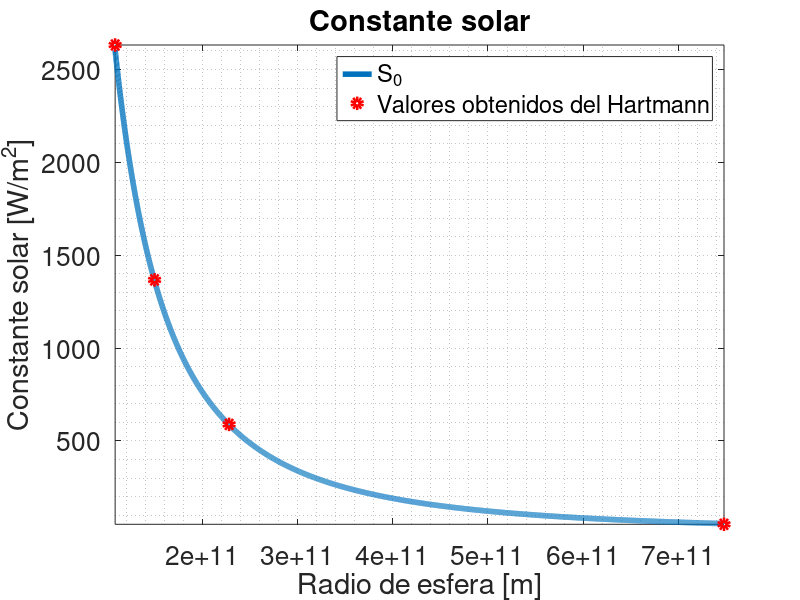
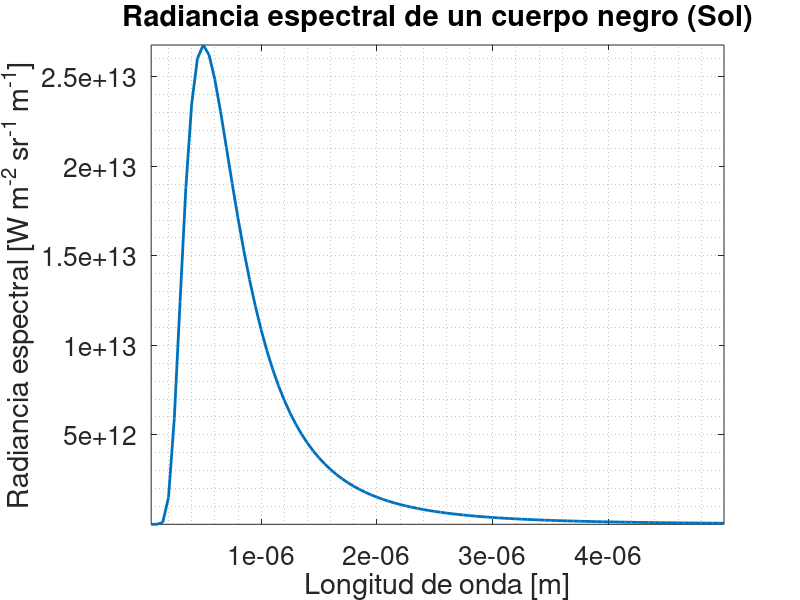
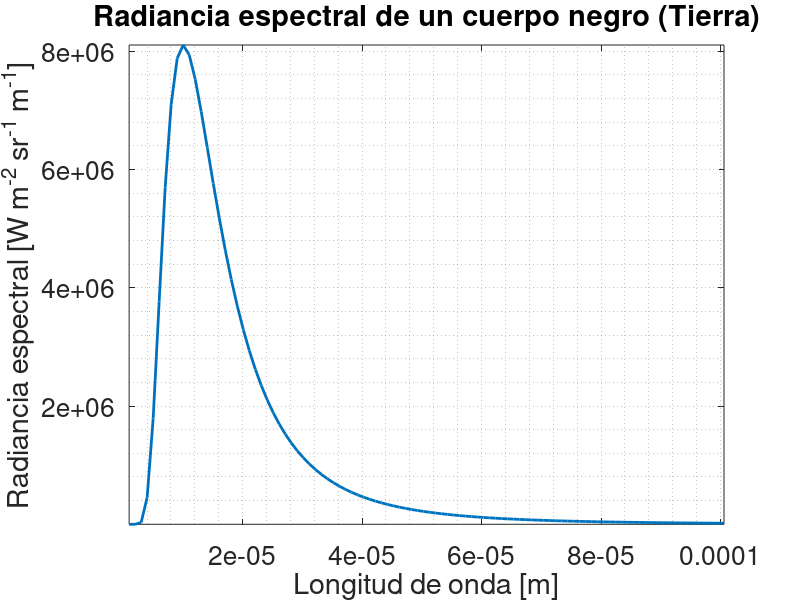
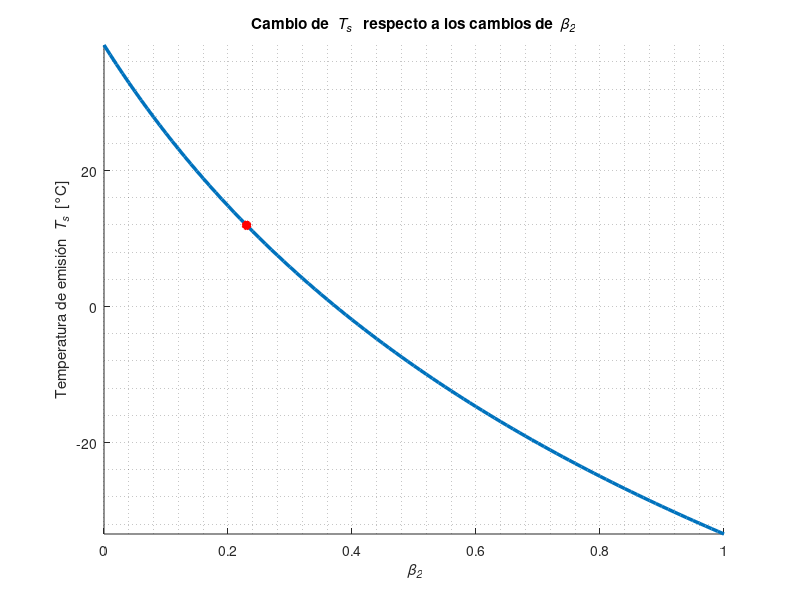

These charts were generated, in order, by the following MATLAB code: (Note: this script raises an error after producing the figures.)
%% Práctica 2
%
clc
clear
close all
%
%% Cálculo de constanse solar
% Constante solar
%
rsv = 1.0820e+11; % 108200000000 [m] Sol-Venus
rse = 1.4960e+11; % 149597870700 [m] Sol-Tierra
rsm = 2.2794e+11; % 227940000000 [m] Sol-Marte
rsj = 5*rse; % Sol-Jupiter
radios = [rsv rse rsm rsj];
%
r = rsv:100000000:rsj;
%
sigma = 5.67e-8; % [W / (m^2 * K^4)]
Ts = 5772; % [K]
rs = 696e6; % [m] %radio de Sol
%
irradiancia = sigma*(Ts^4);
flujo = irradiancia*4*pi*(rs^2);
%
S_0 = flujo./(4.*pi.*(r.^2));
%
S_0_hartmann = [2632 1367 589 51];
%
%
plot(r, S_0, 'linewidth',4)
hold on
title('Constante solar')
xlabel('Radio de esfera [m]')
ylabel('Constante solar [W/m^2]')
plot(radios,S_0_hartmann,'or','linewidth',4)
axis tight
grid minor
set(gca,'FontSize',19)
legend('S_0','Valores obtenidos del Hartmann')
%
%% Temperaturas de emisión (sin efecto invernadero)
% Distancias a todos los planetas [m]: (Hartmann)
%
d_mercurio = 58e9;
d_venus    = 108e9;
d_tierra   = 150e9; %Tierra
d_marte    = 228e9;
d_jupiter  = 778e9;
d_saturno  = 1430e9;
d_urano    = 2878e9;
d_neptuno  = 4510e9;
des = [d_mercurio d_venus d_tierra d_marte d_jupiter d_saturno d_urano d_neptuno];
S_0_planetas = flujo./(4.*pi.*(des.^2));
I_d = S_0_planetas/4; %radiación solar incidente [W/m^2] 
%
% Albedos planetarios de todos los planetas [0-1]: (Hartmann)
alpha_mercurio = 0.1;
alpha_venus    = 0.65;
alpha_tierra   = 0.29;
alpha_marte    = 0.15;
alpha_jupiter  = 0.52;
alpha_saturno  = 0.47;
alpha_urano    = 0.50;
alpha_neptuno  = 0.40;
alphas = [alpha_mercurio alpha_venus alpha_tierra alpha_marte alpha_jupiter alpha_saturno alpha_urano alpha_neptuno];
%
E_planeta = I_d.*(1-alphas);
T_e_planeta = (E_planeta/sigma).^(1/4)-273.15;
%
% % % %  = 162.3243 %Mercurio
% % % %  = -21.1381 %Venus
% % % %  = -17.9475 %Tierra
% % % %  = -56.6274 %Marte
% % % %  = -171.5400 %Jupiter
% % % %  = -196.3225 %Saturno
% % % %  = -219.7781 %Urano
% % % %  = -228.5263 %Neptuno
%
%% radiancia espectral
%
h = 6.625*10^(-34); %cte de Planck [J s]
kb = 1.38*10^(-23); %cte de boltzmann [J K-1]
c = 3*10^8; %velocidad de la luz [m s-1]
T1 = 15+273.15; %temperatura de emisión K % Tierra
T2 = 5800; % Sol
%corrimiento de Wien
lmaxi1 = (2898*10^(-6))/T1 %en metros
lambda1 = linspace(lmaxi1*0.1,lmaxi1*10); %metros
lmaxi2 = (2898*10^(-6))/T2 %en metros
lambda2 = linspace(lmaxi2*0.1,lmaxi2*10); %metros
%Radiancia en función de la longitud de onda
radesp1 = (2*h*c^2)./((lambda1.^5).*(exp((h.*c)./(lambda1.*kb.*T1))-1)); %[W m-2 sr-1 m-1]
radesp2 = (2*h*c^2)./((lambda2.^5).*(exp((h.*c)./(lambda2.*kb.*T2))-1)); %[W m-2 sr-1 m-1]
%
figure()
plot(lambda2, radesp2, 'linewidth',2)
hold on
title('Radiancia espectral de un cuerpo negro (Sol)')
xlabel('Longitud de onda [m]')
ylabel('Radiancia espectral [W m^{-2} sr^{-1} m^{-1}]')
axis tight
grid minor
set(gca,'FontSize',19)
%
figure()
plot(lambda1, radesp1, 'linewidth',2)
hold on
title('Radiancia espectral de un cuerpo negro (Tierra)')
xlabel('Longitud de onda [m]')
ylabel('Radiancia espectral [W m^{-2} sr^{-1} m^{-1}]')
axis tight
grid minor
set(gca,'FontSize',19)
%
%% Efecto de los gases de efecto invernadero
%
% Jugar con los cambios del parámetro asociado al efecto invernadero
auxiliar = 0;
for beta_2 = [0:0.01:1]
sigma   = 5.67e-8; % cte de stefan-boltzmann [W/m^2K^4]
alpha_1 = 0.22; % albedo atmósfera (hacia arriba): factor reflejado por la atm
alpha_2 = 0.09; % albedo tierra (hacia arriba): factor reflejado por la tierra
beta_1  = 0.50; % factor transmitido hacia la tierra
% beta_2  = 0.23; % factor transmitido por la atm desde la tierra (gases)
% Ahora, los fenómenos físicos. En [W/m^2]
I  = 342; % RADIACIÓN SOLAR INCIDENTE % Hartmann = 340
R1 = alpha_1*I; % Reflejado por la ATM
T1 = beta_1*I; % Transmitido por la ATM hacia abajo
R2 = alpha_2*T1; % Reflejado por la superficie
T2 = beta_1*R2; % Transmitido por la ATM hacia arriba (del reflejado)
%
A1 = I-R1-T1+R2-T2; % Absorbido por la ATM
A2 = T1-R2; % Absorbido por la superficie
% Luego se pueden calcular E1 y E2, pero tienen interdependencia:
% E1 = A1+(1-beta_2)*E2; % Emitido por la ATM (1)
% E2 = A2+0.65*E1 % Emitido por la superficie (1)
% sistema de ecuaciones...
Q = 102; % Calor latente (cambio de fase) % Hartmann = 108 = 20+88
% reordenando el sistema de ecuaciones
X = [1 -1+beta_2;-0.65 1];
Y = [A1+Q;A2-Q];
C = X\Y; % resolución para los E
E1 = C(1); % Emitido por la ATM (2)
E2 = C(2); % Emitido por la superficie (2)
%
auxiliar = auxiliar+1;
T_s(auxiliar) = (E2/sigma)^(1/4)-273.15;
end
figure 
hold on
plot([0:0.01:1],T_s,'linewidth',2.5)
plot(0.23,T_s(24),'r*','linewidth',4)
title('Cambio de \it T_s \rm \bf respecto a los cambios de \it \beta_2')
xlabel('\it \beta_2')
ylabel('Temperatura de emisión \it T_s \rm [°C]')
axis tight
grid minor
  ax = gca;
  ax.FontSize = 16;
hold off